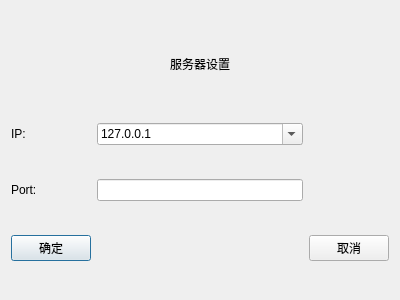
<?xml version="1.0" encoding="UTF-8"?>
<ui version="4.0">
 <class>setnetDialog</class>
 <widget class="QDialog" name="setnetDialog">
  <property name="geometry">
   <rect>
    <x>0</x>
    <y>0</y>
    <width>400</width>
    <height>300</height>
   </rect>
  </property>
  <property name="windowTitle">
   <string>Dialog</string>
  </property>
  <property name="windowIcon">
   <iconset theme="network-server"/>
  </property>
  <layout class="QGridLayout" name="gridLayout">
   <item row="3" column="0">
    <widget class="QPushButton" name="okButton">
     <property name="text">
      <string>确定</string>
     </property>
    </widget>
   </item>
   <item row="3" column="2">
    <widget class="QPushButton" name="cancelButton">
     <property name="text">
      <string>取消</string>
     </property>
    </widget>
   </item>
   <item row="1" column="0">
    <widget class="QLabel" name="label">
     <property name="text">
      <string>IP:</string>
     </property>
    </widget>
   </item>
   <item row="2" column="0">
    <widget class="QLabel" name="label_2">
     <property name="text">
      <string>Port:</string>
     </property>
    </widget>
   </item>
   <item row="3" column="1">
    <spacer name="horizontalSpacer">
     <property name="orientation">
      <enum>Qt::Horizontal</enum>
     </property>
     <property name="sizeHint" stdset="0">
      <size>
       <width>40</width>
       <height>20</height>
      </size>
     </property>
    </spacer>
   </item>
   <item row="1" column="1">
    <widget class="QComboBox" name="ipcomboBox">
     <property name="editable">
      <bool>true</bool>
     </property>
     <item>
      <property name="text">
       <string>127.0.0.1</string>
      </property>
     </item>
    </widget>
   </item>
   <item row="2" column="1">
    <widget class="QLineEdit" name="portLineEdit"/>
   </item>
   <item row="0" column="1">
    <widget class="QLabel" name="label_3">
     <property name="maximumSize">
      <size>
       <width>16777215</width>
       <height>50</height>
      </size>
     </property>
     <property name="text">
      <string>服务器设置</string>
     </property>
     <property name="alignment">
      <set>Qt::AlignCenter</set>
     </property>
    </widget>
   </item>
  </layout>
 </widget>
 <resources/>
 <connections/>
</ui>
